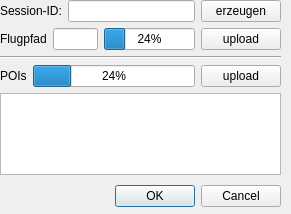
<?xml version="1.0" encoding="UTF-8"?>
<ui version="4.0">
 <class>Dialog</class>
 <widget class="QDialog" name="Dialog">
  <property name="geometry">
   <rect>
    <x>0</x>
    <y>0</y>
    <width>291</width>
    <height>214</height>
   </rect>
  </property>
  <property name="windowTitle">
   <string>Dialog</string>
  </property>
  <widget class="QDialogButtonBox" name="buttonBox">
   <property name="geometry">
    <rect>
     <x>80</x>
     <y>180</y>
     <width>201</width>
     <height>32</height>
    </rect>
   </property>
   <property name="orientation">
    <enum>Qt::Horizontal</enum>
   </property>
   <property name="standardButtons">
    <set>QDialogButtonBox::Cancel|QDialogButtonBox::Ok</set>
   </property>
  </widget>
  <widget class="QWidget" name="verticalLayoutWidget">
   <property name="geometry">
    <rect>
     <x>0</x>
     <y>0</y>
     <width>281</width>
     <height>175</height>
    </rect>
   </property>
   <layout class="QVBoxLayout" name="verticalLayout">
    <item>
     <layout class="QHBoxLayout" name="horizontalLayout">
      <item>
       <widget class="QLabel" name="label">
        <property name="text">
         <string>Session-ID:</string>
        </property>
       </widget>
      </item>
      <item>
       <widget class="QLineEdit" name="SessionID"/>
      </item>
      <item>
       <widget class="QPushButton" name="sessionButton">
        <property name="text">
         <string>erzeugen</string>
        </property>
       </widget>
      </item>
     </layout>
    </item>
    <item>
     <layout class="QHBoxLayout" name="horizontalLayout_2">
      <item>
       <widget class="QLabel" name="label_2">
        <property name="text">
         <string>Flugpfad</string>
        </property>
       </widget>
      </item>
      <item>
       <widget class="QLineEdit" name="FlightID"/>
      </item>
      <item>
       <widget class="QProgressBar" name="progressBar">
        <property name="value">
         <number>24</number>
        </property>
       </widget>
      </item>
      <item>
       <widget class="QPushButton" name="flightPathButton">
        <property name="text">
         <string>upload</string>
        </property>
       </widget>
      </item>
     </layout>
    </item>
    <item>
     <widget class="Line" name="line">
      <property name="orientation">
       <enum>Qt::Horizontal</enum>
      </property>
     </widget>
    </item>
    <item>
     <layout class="QHBoxLayout" name="horizontalLayout_3">
      <item>
       <widget class="QLabel" name="label_3">
        <property name="text">
         <string>POIs</string>
        </property>
       </widget>
      </item>
      <item>
       <widget class="QProgressBar" name="progressBar_2">
        <property name="value">
         <number>24</number>
        </property>
       </widget>
      </item>
      <item>
       <widget class="QPushButton" name="poisUploadButton">
        <property name="text">
         <string>upload</string>
        </property>
       </widget>
      </item>
     </layout>
    </item>
    <item>
     <widget class="QTextBrowser" name="textBrowser"/>
    </item>
   </layout>
  </widget>
 </widget>
 <resources/>
 <connections>
  <connection>
   <sender>buttonBox</sender>
   <signal>accepted()</signal>
   <receiver>Dialog</receiver>
   <slot>accept()</slot>
   <hints>
    <hint type="sourcelabel">
     <x>248</x>
     <y>254</y>
    </hint>
    <hint type="destinationlabel">
     <x>157</x>
     <y>274</y>
    </hint>
   </hints>
  </connection>
  <connection>
   <sender>buttonBox</sender>
   <signal>rejected()</signal>
   <receiver>Dialog</receiver>
   <slot>reject()</slot>
   <hints>
    <hint type="sourcelabel">
     <x>316</x>
     <y>260</y>
    </hint>
    <hint type="destinationlabel">
     <x>286</x>
     <y>274</y>
    </hint>
   </hints>
  </connection>
 </connections>
</ui>
